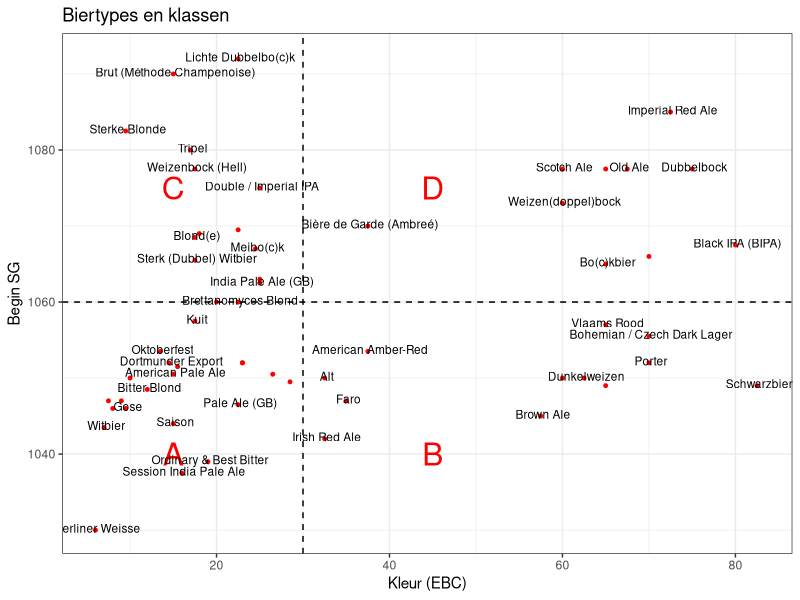
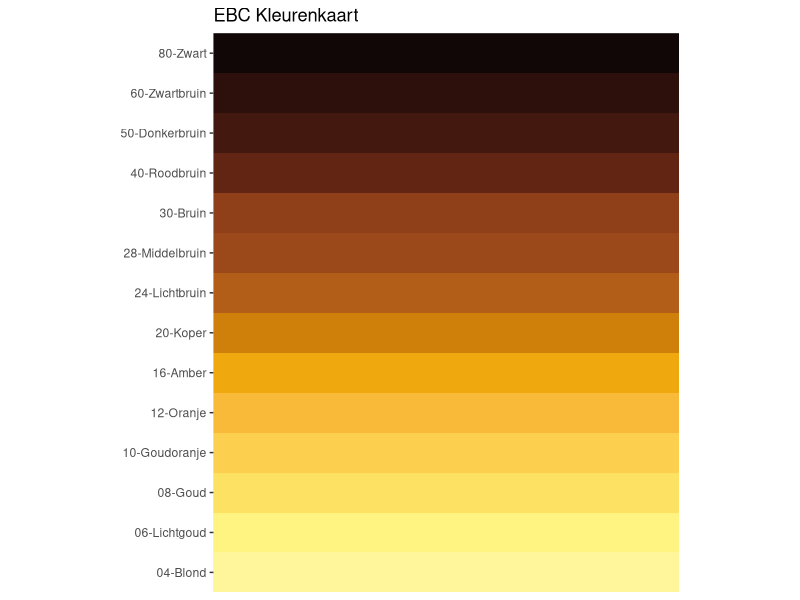

Generate these figures, in order, with R:
library(tidyverse)
library(kableExtra)

bkg.list <- read_csv2("resources/bkg_biertypen.csv")

# Tabel met klassen als kolommen (in )
bkg.klasse <- bkg.list %>% 
	select(BIERTYPE, KLASSE)

kla <- bkg.klasse %>% filter(KLASSE == "A") %>% select(BIERTYPE) %>% rename("Klasse A" = BIERTYPE) %>% mutate(id = seq.int(nrow(.)))
klb <- bkg.klasse %>% filter(KLASSE == "B") %>% select(BIERTYPE) %>% rename("Klasse B" = BIERTYPE) %>% mutate(id = seq.int(nrow(.)))
klc <- bkg.klasse %>% filter(KLASSE == "C") %>% select(BIERTYPE) %>% rename("Klasse C" = BIERTYPE) %>% mutate(id = seq.int(nrow(.)))
kld <- bkg.klasse %>% filter(KLASSE == "D") %>% select(BIERTYPE) %>% rename("Klasse D" = BIERTYPE) %>% mutate(id = seq.int(nrow(.)))
lijst <- list(kla, klb, klc, kld)
bkg.tabel <- Reduce(function(x,y,...) merge(x,y, all=TRUE,...), lijst) %>% select(-id)

# Schema Biertypen en klassen (in biertypen.Rmd)

# Voor BEGINSG en EBC wordt met de gemiddelde waarde gewerkt.
# Voor het maken van de plaatjes zijn alleen de kolommen BIERTYPE, KLASSE, EBC, BEGINSG nodig.
# EBC waarden >= 120 en BEGINSG<1100 worden weggelaten.
# eventueel kleuren voor de klassen nog verder aanpassen

bkg.selectie <- bkg.list %>%
	mutate(EBC = (EBCMIN + EBCMAX)/2) %>%
	mutate(BEGINSG = (BEGINSGMIN +BEGINSGMAX)/2) %>%
	select(BIERTYPE, KLASSE, EBC, BEGINSG) %>%
	filter(EBC < 90) %>%
	filter(BEGINSG < 1100)

bkg.schema <- ggplot(data = bkg.selectie, aes( x = EBC, y = BEGINSG)) +
	geom_point(size=1, color = "Red") +
	labs(title = "Biertypes en klassen", x = "Kleur (EBC)", y = "Begin SG") +
	geom_hline(yintercept = 1060, linetype = "dashed", color = "black") +
	geom_vline(xintercept = 30,  linetype = "dashed", color = "black") +
	theme_bw() +
	annotate("text", x=15, y=1040, label= "A", size=8, color = "Red") +
	annotate("text", x=45, y=1040, label= "B", size=8, color = "Red") +
	annotate("text", x=15, y=1075, label= "C", size=8, color = "Red") +
	annotate("text", x=45, y=1075, label= "D", size=8, color = "Red") +
	geom_text(label = bkg.selectie$BIERTYPE, nudge_x = 0.25, nudge_y = 0.25, check_overlap = TRUE, size = 3)

# Kleurenkaart voor bierkleuren

bierkleuren <- data.frame(
	kleur = c("04-Blond", "06-Lichtgoud", "08-Goud", "10-Goudoranje", "12-Oranje", "16-Amber", "20-Koper", 
			  "24-Lichtbruin", "28-Middelbruin", "30-Bruin", "40-Roodbruin", "50-Donkerbruin", "60-Zwartbruin", "80-Zwart"), 
	hex = c("#FFF59B","#FFF381","#FCE162","#FDCF4F","#F9B939","#EFA90E","#CE800A",
			"#B35E18","#9B481A","#8F4019","#622413","#43180F","#2D100B","#110707"))

kleurenkaart <- ggplot(data = bierkleuren, aes(x = kleur, y =1, fill = kleur)) + 
	geom_col(show.legend = F, width = 1) + 
	scale_fill_manual(values = bierkleuren$hex) +
	scale_x_discrete(expand=c(0,0)) +
	scale_y_discrete(expand=c(0,0)) +
	labs(x = NULL, y = NULL) +
	coord_flip() +
	labs(title = "EBC Kleurenkaart") +
	theme(aspect.ratio = 6/5)
